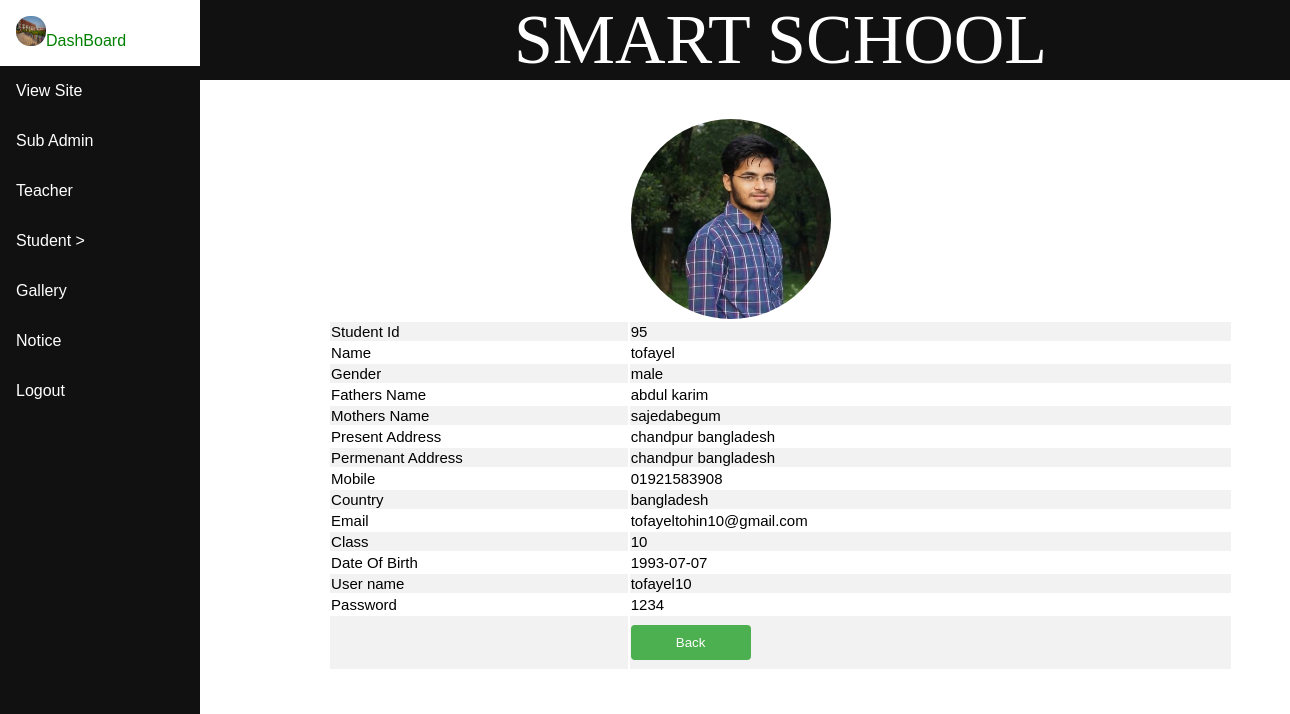
/admin/studentdetails.php?pid=95 (signed in), run on the app's committed database.
### tables this page shows
CREATE TABLE `admissionform` (
  `std_id` int(10) NOT NULL,
  `cls_id` int(10) NOT NULL,
  `firstname` varchar(50) NOT NULL,
  `lastname` varchar(50) NOT NULL,
  `fathersname` varchar(50) NOT NULL,
  `mothersname` varchar(50) NOT NULL,
  `preadds` varchar(150) NOT NULL,
  `peradds` varchar(150) NOT NULL,
  `monumber` varchar(20) NOT NULL,
  `email` varchar(50) NOT NULL,
  `gender` enum('male','female','others') NOT NULL,
  `religion` enum('islam','hindu','chirestan') NOT NULL,
  `dofb` date NOT NULL,
  `country` enum('bangladesh','india','usa') NOT NULL,
  `com_code` varchar(255) NOT NULL,
  `uname` varchar(50) NOT NULL,
  `password` varchar(100) NOT NULL,
  `action` varchar(50) NOT NULL,
  `img_name` varchar(100) NOT NULL,
  `img_path` varchar(100) NOT NULL,
  `img_type` varchar(100) NOT NULL
);

### admin/studentdetails.php (the view, shortened to what this page needs)
<?php
include("login/session.php");
include("../database/config.php");
$sid=$_GET['pid'];
$sql = "SELECT * FROM admissionform WHERE std_id=$sid  ";
$result = mysqli_query($myconn, $sql);
if (mysqli_num_rows($result) > 0) {
    while($row = mysqli_fetch_assoc($result))
{
	$tid=$row['std_id'];
$image=$row['img_path'];
$cls=$row['cls_id'];
$dof=$row['dofb'];
$cnty=$row['country'];
$fname=$row['fathersname'];
$mname=$row['mothersname'];
$addr1=$row['preadds'];
$addr2=$row['preadds'];
$eml=$row['email'];
$gdr=$row['gender'];
$pass=base64_decode($row['password']);
$name=$row['firstname'];
$mobile=$row['monumber'];
$user=$row['uname'];
    }
} else {
    echo "0 results";
}
?>
<!DOCTYPE html PUBLIC "-//W3C//DTD XHTML 1.0 Transitional//EN" "http://www.w3.org/TR/xhtml1/DTD/xhtml1-transitional.dtd">
<html xmlns="http://www.w3.org/1999/xhtml">
<head>
<link rel="stylesheet" type="text/css" href="css/style.css">
</head>
<body>
<body>
<div id="head" >
<?php include("header/header.php");   ?>
</div>
<div class="sidenav">
  <?php include("menu/menu.php"); ?>
</div>
<div  class="cont">
<center>
<table width="80%">
<tr><center><td></td width="100px"><td width="200px" align="center"><img src="../image/<?php echo $image; ?>" style=" border-radius: 200px" width="200px" height="200px" position="absolute"/></td></td></tr>
<h4><b><tr><td width="100px">Student Id </td><td width="200px"><?php echo $tid; ?></td></tr>
<tr><td width="100px"> Name </td><td width="200px"><?php echo $name; ?></td></tr>
<tr><td width="100px"> Gender </td><td width="200px"><?php echo $gdr; ?></td></tr>
<tr><td width="100px"> Fathers Name </td><td width="200px"><?php echo $fname; ?></td></tr>
<tr><td width="100px"> Mothers Name </td><td width="200px"><?php echo $mname; ?></td></tr>
<tr><td width="100px"> Present Address  </td><td width="200px"><?php echo $addr1; ?></td></tr>
<tr><td width="100px"> Permenant Address  </td><td width="200px"><?php echo $addr2; ?></td></tr>
<tr><td width="100px">Mobile </td><td width="200px"><?php echo $mobile; ?></td></tr>
<tr><td width="100px">Country </td><td width="200px"><?php echo $cnty; ?></td></tr>
<tr><td width="100px">Email </td><td width="200px"><?php echo $eml; ?></td></tr>
<tr><td width="100px"> Class </td><td width="200px"><?php echo $cls; ?></td></tr>
<tr><td width="100px">Date Of Birth </td><td width="200px"><?php echo $dof; ?></td></tr>
<tr><td width="100px">User name </td><td width="200px"><?php echo $user; ?></td></tr>
<tr><td width="100px">Password </td><td width="200px"><?php echo $pass; ?></td></tr>
<tr><td width="100px"> </td><form action="allstudent.php"><td width="200px"><input type="submit" value="Back" /></td></form></tr>
</table></center>
</div>
</body>
</html>

### admin/css/style.css (style rules this page uses)
#head { height:80px; top:0px; position:absolute; width:90%; left:200px; position:absolute; background-color:#111; }
* { box-sizing: border-box; }
body { margin: 0; font-family: Arial, Helvetica, sans-serif; }
.sidenav { height: 100%; width: 200px; position: fixed; z-index: 1; top: 0; left: 0; background-color: #111; overflow-x: hidden; }
.cont { background-color:white; height:auto; left:200px; top:80px; position:absolute; width:90%; background-repeat: no-repeat, repeat; padding: 15px; }
input[type=submit] { width:20%; background-color: #4CAF50; color: white; padding: 10px 20px; margin: 8px 0; border: none; border-radius: 4px; cursor: pointer; }
th, td { text-align:left; padding: 0,0,0,0; font-size:15px; }
tr:nth-child(even) { background-color: #f2f2f2; }

### data on the page
admissionform: img_path (picture), std_id "95", firstname "tofayel", gender "male", fathersname "abdul karim", mothersname "sajedabegum", preadds "chandpur bangladesh", monumber "01921583908", country "bangladesh", email "tofayeltohin10@gmail.com", cls "10", dofb "1993-07-07", uname "tofayel10", password "1234"
